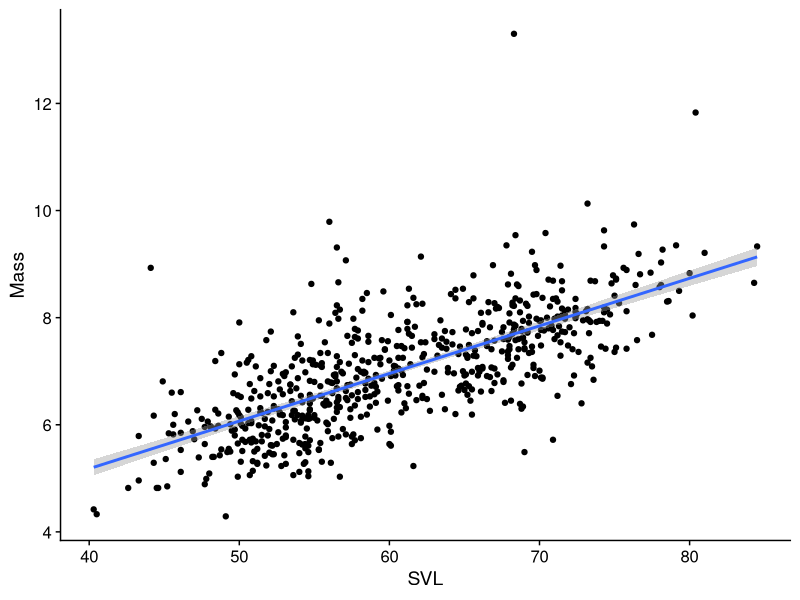
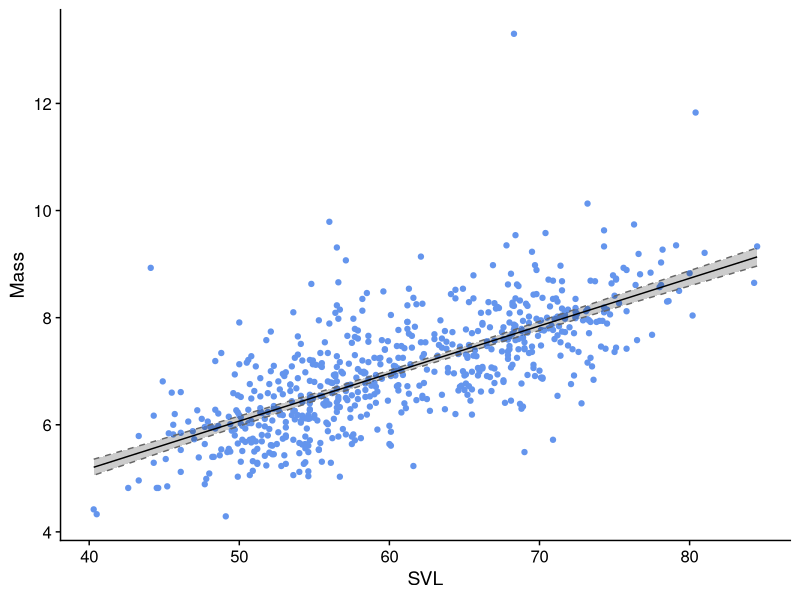
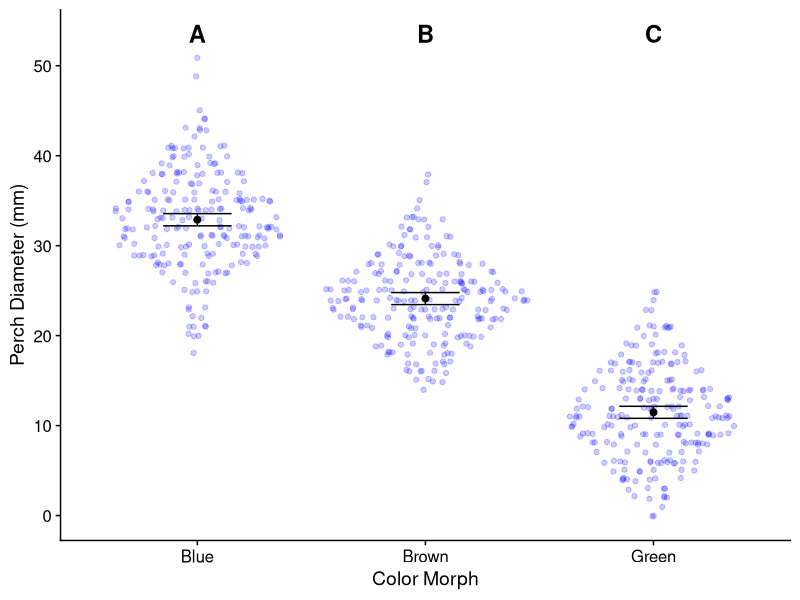

Generate these figures, in order, with R:
## ---- chunk 1
# This invisible block is a workaround for Travis CI not having the tidyverse meta-package; 
library(ggplot2)
library(dplyr)
library(readr)
library(tibble)
library(forcats)
library(cowplot)
theme_set(theme_cowplot())
lizards <- read_csv("example_data/anoles.csv") # See Appendix A if you don't have this data
# Capture View()
real_view = View
View = function(x,...){
  # Scrollable table output
  # knitr::kable(head(x))
  x %>% head(n = 10) %>% 
    kableExtra::kbl() %>% 
    kableExtra::kable_paper() %>% 
    kableExtra::scroll_box(width = "100%")
} 
## ---- chunk 2
color_levels = c("Red","Green","Blue")
# Randomly select 20 colors from color_levels
color_example = sample(color_levels, size = 20, replace = TRUE)
color_example

# Convert it into a factor
color_as_factor = factor(color_example, levels = color_levels)
color_as_factor
## ---- chunk 3
color_by_perch_tbl <- lizards %>% 
  select(Color_morph, Perch_type) %>% # select only the columns you want
  table()  # feed them into the table command
color_by_perch_tbl
## ---- chunk 4
color_by_perch_tbl / sum(color_by_perch_tbl)
## ---- chunk 5
chisq.test(color_by_perch_tbl)
## ---- chunk 6
site_a_contingency <- lizards %>% 
  filter(Site == "A") %>% # cut down the data size
  select(Color_morph, Perch_type) %>% # select only the columns you want
  table()  # feed them into the table command
print(site_a_contingency)
chisq.test(site_a_contingency)
## ---- chunk 7
fisher.test(site_a_contingency)
## ---- chunk 8
chisq.test(lizards$Color_morph, lizards$Perch_type)
## ---- chunk 9
simple_reg <- lm(Mass ~ SVL, data = lizards)
simple_reg
## ---- chunk 10
coef(simple_reg)
## ---- chunk 11
summary(simple_reg)
## ---- chunk 12
lizards %>% 
  ggplot() + 
  aes(x = SVL, y = Mass) + 
  geom_point() + 
  geom_smooth(method = "lm", # use a linear regression
              se = TRUE, # Include a confidence interval around the line
              level = .95) # the level of the confidence interval; default = 95%

## ---- chunk 13
simple_reg_predictions <- simple_reg %>% 
  # Predict fitted values wish 95% confidence intervals
  predict(interval = "confidence", level = .95) %>% 
  # The output of predict() is a matrix; that's hard to work with, so...
  as_tibble() # we convert the output of predict() to a data frame (tibble)
simple_reg_plot_data <- lizards %>% 
  select(SVL, Mass) %>% # we only need these columns
  bind_cols(simple_reg_predictions) # adds columns of simple_reg_preds to our lizards
View(simple_reg_plot_data)
## ---- chunk 14
ggplot(simple_reg_plot_data) + 
  aes(x = SVL) + 
  geom_point(aes(y = Mass), color = "cornflowerblue") + 
  geom_ribbon(aes(ymin = lwr, ymax = upr), 
              fill = alpha("black", .2),  # dark fill with 80% transparency (alpha)
              color = grey(.4), # dark-ish grey border line
              linetype = 2) +   # dotted border line
  geom_line(aes(y = fit))
## ---- chunk 15
# Create a data frame with new predictors
svl_predictors = tibble(SVL = c(20, 150, 600)) # New predictors
mass_predictions <- predict(simple_reg, 
                           newdata = svl_predictors)  # The newdata argument is key here
                                                      # If unspecified, it uses the original data
svl_predictors %>% 
  mutate(Mass_estimate = mass_predictions)
## ---- chunk 16
# Fit the model wtih a regression
simple_anova_lm <- lm(Diameter ~ Color_morph, data = lizards) 
# Reformat into traditional ANOVA style; this is usually done with a pipe as part of the previous step
simple_anova <- aov(simple_anova_lm)

# Look at the ANOVA table
simple_anova %>% summary()
## ---- chunk 17
summary(simple_anova_lm)
## ---- chunk 18
# make a data frame with just your predictors (distinct removes duplicates)
color_levels <- lizards %>% distinct(Color_morph)
color_levels

simple_anova_means <- 
  # Calculate means & 95% CI
  predict(simple_anova, newdata = color_levels, 
                             interval = "confidence", level = 0.95) %>% 
    as_tibble() %>%  # Convert to data frame
    bind_cols(color_levels) # add the prediction data as more columns
simple_anova_means
## ---- chunk 19
simple_anova %>% TukeyHSD()
## ---- chunk 20
# We'll store these in a data frame for later use
anova_means_letters <- simple_anova_means %>% 
  arrange(Color_morph) %>% # These will be plotted alphabetically, so we'll sort them that way to keep things easy
  mutate(anova_labels = c("A", "B", "C"))
anova_means_letters
## ---- chunk 21
library(ggforce) # for geom_sina()
# We're going to add post-hoc letters to this plot
letter_y_position <- max(lizards$Diameter) * 1.05 # Put letters at the top

anova_plot <- ggplot(lizards) + 
  aes(x = Color_morph) + # Color_morph column is in both lizards AND anova_means_letters
  # Show the raw data
  geom_sina(aes(y = Diameter), # Diameter column is in lizards data frame
            color = alpha("blue", .2)) +  # semi-transparent points
  geom_errorbar(
    aes(ymin = lwr, ymax = upr), # columns lwr and upr are in anova_means_letters
    data = anova_means_letters,    # Use the summary data frame instead of lizards
    color = "black", 
    width = .3 # How wide the error bars are
  ) + 
  geom_point(aes(y = fit), # fit column is in anova_means_letters
             color = "black", size = 2,
             data = anova_means_letters) + 
  geom_text(aes(label = anova_labels), # label is the aesthetic used to indicate text
            y = letter_y_position, # This is a fixed spot, not an aesthetic
            fontface = "bold",
            size = 6, # font size
            data = anova_means_letters) + 
  scale_y_continuous(
    # insure the letters aren't cut off at the top
    limits = c(NA, letter_y_position), # This is the same as ylim()
    breaks = seq(from = 0, to = 50, by = 10), # set axis ticks every 10 points
    name = c("Perch Diameter (mm)") # this is the same as ylab()
  ) + 
  xlab("Color Morph")
anova_plot
## ---- chunk 22
lizards_by_size <- lizards %>%
  filter(SVL <= 55 | SVL >= 65) %>%  # Remove the lizards of intermediate size
  mutate(Size_class = if_else (SVL >= 65, "big", "small") )# Define Size_class as big or small, based on SVL
## ---- chunk 23
lizard_size_sumary_table <- lizards_by_size %>%
  group_by(Size_class) %>% # We want to summarize each size class
  summarize(mean = mean(Limb), sd = sd(Limb), var = var(Limb), n = n()) %>%
  ungroup()
lizard_size_sumary_table
## ---- chunk 24
lizard_t_test <-  t.test(Limb ~ Size_class, # formula specifies response (on left) and predictor (on right)
                         data = lizards_by_size, 
                         var.equal = FALSE) # Assume unequal variances; this is the default option.
print(lizard_t_test)
## ---- chunk 25
lizard_size_sumary_table %>% 
  summarize(mean_diff = diff(mean),
            pooled_variance = sum(var * n) / sum(n) ) %>% #weighted mean of variance
  mutate(cohen_d = abs(mean_diff) / sqrt(pooled_variance) ) # COhen's d is always positive, so take abs() of mean_diff 
